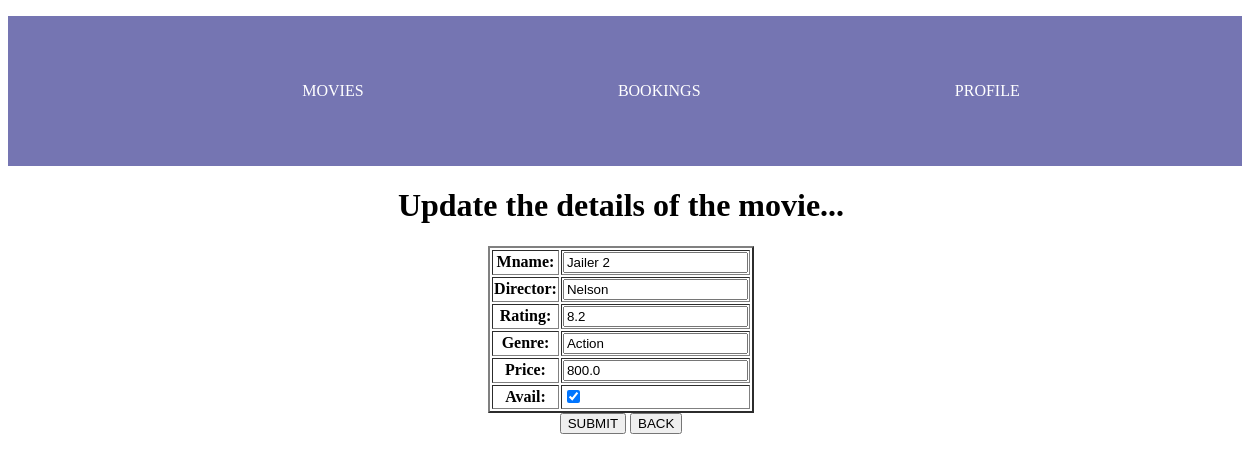
Page /update_mov/2 on the committed database.
### Movies/models.py (models this page shows, shortened)
class MovieModel(models.Model):
    mname=models.CharField(max_length=30)
    director=models.CharField(max_length=15)
    rating=models.FloatField()
    genre=models.CharField(max_length=15)
    price=models.FloatField()
    release_date=models.DateTimeField(auto_now_add=True)
    avail=models.BooleanField()

### Movies/views.py (the view)
# urls.py: path('update_mov/<int:mid>',views.update_mov,name='update_mov'),
def update_mov(request, mid):
    record = get_object_or_404(MovieModel, id=mid)
    form = MovieModelForm(request.POST or None, instance=record)
    if form.is_valid():
        form.save()
        return redirect("read_mov")
    return render(request, "update_mov.html", {"form": form})

### Movies/forms.py
class MovieModelForm(forms.ModelForm):
    class Meta():
        model=MovieModel
        fields=['mname','director','rating','genre','price','avail']

### Movies/templates/update_mov.html (shortened to what this page needs)
{% extends 'main.html' %}
{% block content %}
<h1>Update the details of the movie...</h1>
<form method="post">
    <table border="2">
        {{ form.as_table }}
    </table>
    <button type="submit">SUBMIT</button>
    <a href="{% url 'read_mov' %}"><button>BACK</button></a>
</form>
{% endblock %}

### static/style.css (style rules this page uses)
a { text-decoration: none; color: white; }

### rows in the picture
MovieModel: mname "Jailer 2", director "Nelson", rating "8.2", genre "Action", price "800.0", avail "☑"
